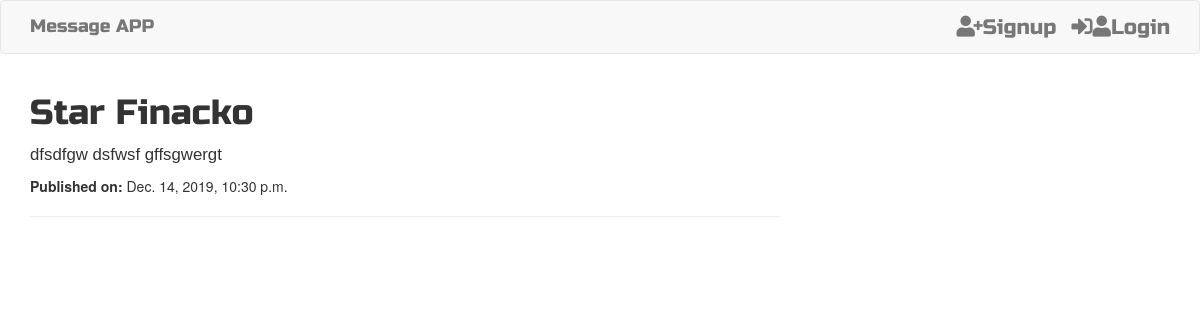
The page /message/8 on the database its author committed.
### normal/models.py (models this page shows, shortened)
class Message(models.Model):
    user = models.ForeignKey('auth.User',on_delete=models.CASCADE)
    title= models.CharField(max_length = 200)
    msg= models.TextField(max_length = 99999)
    added = models.DateTimeField(auto_now_add=True)
    edited = models.DateTimeField(auto_now_add=True)

### normal/views.py (the view)
# urls.py: url(r'^message/(?P<pk>\d+)$', views.MessageDetailView.as_view(), name='message_detail'),
class MessageDetailView(DetailView):
    model = Message
    template_name = 'Message_detail.html'

### templates/Message_detail.html (shortened to what this page needs)
{% extends 'base.html' %}
{% block content %}
<h1 class='messagetitle'>{{ message.title }}</h1>
<p class='messagecontent'>{{message.msg |safe}}</p>
{% if message.added %}
<div class="date messagedate">
    <p><strong>Published on:</strong> {{ message.added }}</p>
</div>
{% endif %}
<hr>
{% endblock %}

### static/css/message.css (style rules this page uses)
.messagetitle { font-family: 'Russo One', sans-serif; font-size: 2.5em; }
.messagecontent { font-family: 'Noto Sans TC', sans-serif; font-size: 1.2em; }

### rows shown on the page
Message: title "Star Finacko", msg "dfsdfgw dsfwsf gffsgwergt", added "Dec. 14, 2019, 10:30 p.m."
